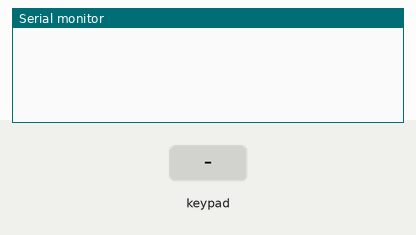
Bench run of a sketch on a simulated Arduino Uno, built with avr-gcc and run on an emulated ATmega328P. Shown: the last lines printed to the serial monitor. The test bench sets the inputs (shaded band).

Above: at 1.2 s.
1.3 s: key '0' pressed
At 2.5 s:
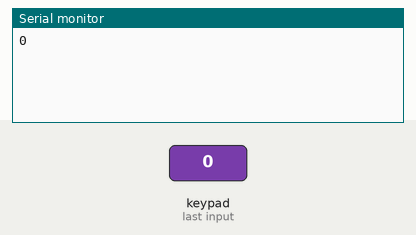
2.8 s: keypad keys 5 4 3 2 A pressed 0.4 s apart
At 5.2 s:
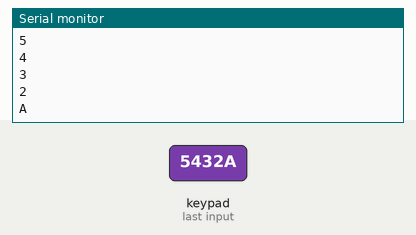
6.3 s: key 'C' pressed
At 7.5 s:
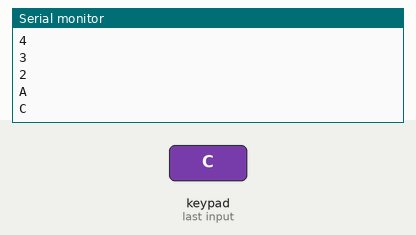
7.8 s: keypad keys 5 4 3 2 D pressed 0.4 s apart
At 10.0 s:
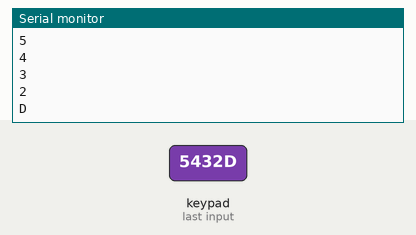
11.3 s: key 'E' pressed
At 12.5 s:
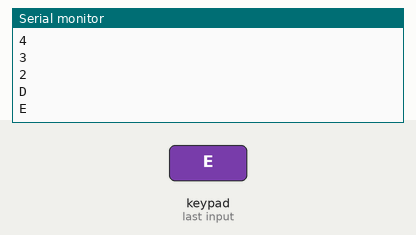
12.8 s: key 'B' pressed
At 13.8 s:
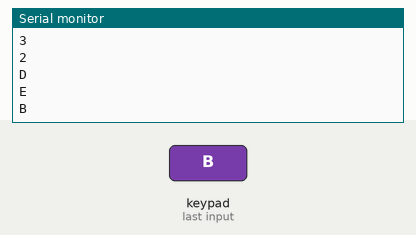
Timing chart, 0 to 15.3 s (numbered marks = the images above; inputs shaded):
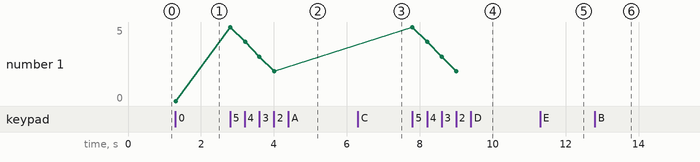

The sketch:

sketch_apr08a.ino
```cpp
#include <Keypad.h>
const byte ROWS = 4;
const byte COLS = 4;
char keys[ROWS][COLS] = {
  {'0', '4', '8', 'C'}, {'1', '5', '9', 'D'},
  {'2', '6', 'A', 'E'}, {'3', '7', 'B', 'F'}
};
byte rowPins[ROWS] = {5, 4, 3, 2};
byte colPins[COLS] = {10, 9 , 8 , 7 };
Keypad keypad =
  Keypad( makeKeymap(keys), rowPins,
          colPins, ROWS, COLS );
void setup() {
  Serial.begin(9600);

}

void loop() {
  char key = keypad.getKey(); // 讀取
  if (key != NO_KEY) {
    Serial.println(key);
  }
}
```

Measured:
- after the input at 1.3 s, the serial monitor: prints a new line at once (image 1)
- after the input at 2.8 s, the serial monitor: prints a new line at once (image 2)
- after the input at 6.3 s, the serial monitor: prints a new line at once (image 3)
- after the input at 7.8 s, the serial monitor: prints a new line at once (image 4)
- after the input at 11.3 s, the serial monitor: prints a new line at once (image 5)
- after the input at 12.8 s, the serial monitor: prints a new line at once (image 6)
- plotted number 1: 0 → 2 after the input at 2.8 s
